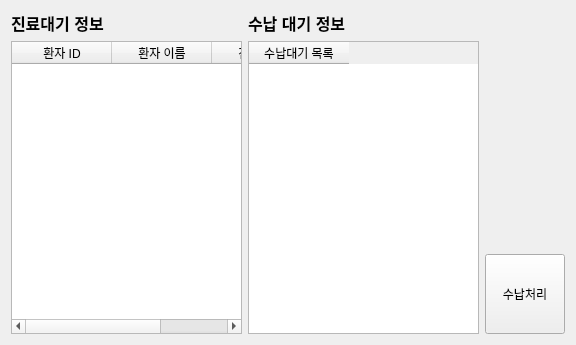
<?xml version="1.0" encoding="UTF-8"?>
<ui version="4.0">
 <class>PatientStatusManager</class>
 <widget class="QWidget" name="PatientStatusManager">
  <property name="geometry">
   <rect>
    <x>0</x>
    <y>0</y>
    <width>576</width>
    <height>345</height>
   </rect>
  </property>
  <property name="windowTitle">
   <string>Form</string>
  </property>
  <layout class="QGridLayout" name="gridLayout">
   <item row="0" column="0">
    <layout class="QHBoxLayout" name="horizontalLayout_3">
     <item>
      <layout class="QHBoxLayout" name="horizontalLayout">
       <item>
        <layout class="QVBoxLayout" name="verticalLayout">
         <item>
          <widget class="QLabel" name="label_5">
           <property name="font">
            <font>
             <pointsize>12</pointsize>
             <bold>true</bold>
            </font>
           </property>
           <property name="text">
            <string>진료대기 정보</string>
           </property>
          </widget>
         </item>
         <item>
          <widget class="QTableWidget" name="tableWidget">
           <property name="sizePolicy">
            <sizepolicy hsizetype="Expanding" vsizetype="Expanding">
             <horstretch>2</horstretch>
             <verstretch>0</verstretch>
            </sizepolicy>
           </property>
           <column>
            <property name="text">
             <string>환자 ID</string>
            </property>
           </column>
           <column>
            <property name="text">
             <string>환자 이름</string>
            </property>
            <property name="font">
             <font>
              <pointsize>9</pointsize>
             </font>
            </property>
           </column>
           <column>
            <property name="text">
             <string>진료 현황</string>
            </property>
           </column>
          </widget>
         </item>
        </layout>
       </item>
       <item>
        <layout class="QVBoxLayout" name="verticalLayout_2"/>
       </item>
      </layout>
     </item>
     <item>
      <layout class="QHBoxLayout" name="horizontalLayout_2">
       <item>
        <layout class="QVBoxLayout" name="verticalLayout_3">
         <item>
          <widget class="QLabel" name="label_6">
           <property name="font">
            <font>
             <pointsize>12</pointsize>
             <bold>true</bold>
            </font>
           </property>
           <property name="text">
            <string>수납 대기 정보</string>
           </property>
          </widget>
         </item>
         <item>
          <widget class="QTableWidget" name="tableWidget_2">
           <property name="sizePolicy">
            <sizepolicy hsizetype="Expanding" vsizetype="Expanding">
             <horstretch>2</horstretch>
             <verstretch>0</verstretch>
            </sizepolicy>
           </property>
           <column>
            <property name="text">
             <string>수납대기 목록</string>
            </property>
            <property name="font">
             <font>
              <pointsize>9</pointsize>
             </font>
            </property>
           </column>
          </widget>
         </item>
        </layout>
       </item>
       <item>
        <layout class="QVBoxLayout" name="verticalLayout_4">
         <item>
          <spacer name="verticalSpacer_2">
           <property name="orientation">
            <enum>Qt::Vertical</enum>
           </property>
           <property name="sizeHint" stdset="0">
            <size>
             <width>20</width>
             <height>148</height>
            </size>
           </property>
          </spacer>
         </item>
         <item>
          <widget class="QPushButton" name="pushButton_3">
           <property name="sizePolicy">
            <sizepolicy hsizetype="Minimum" vsizetype="Fixed">
             <horstretch>1</horstretch>
             <verstretch>0</verstretch>
            </sizepolicy>
           </property>
           <property name="minimumSize">
            <size>
             <width>80</width>
             <height>80</height>
            </size>
           </property>
           <property name="text">
            <string>수납처리</string>
           </property>
          </widget>
         </item>
        </layout>
       </item>
      </layout>
     </item>
    </layout>
   </item>
  </layout>
 </widget>
 <resources/>
 <connections/>
</ui>
